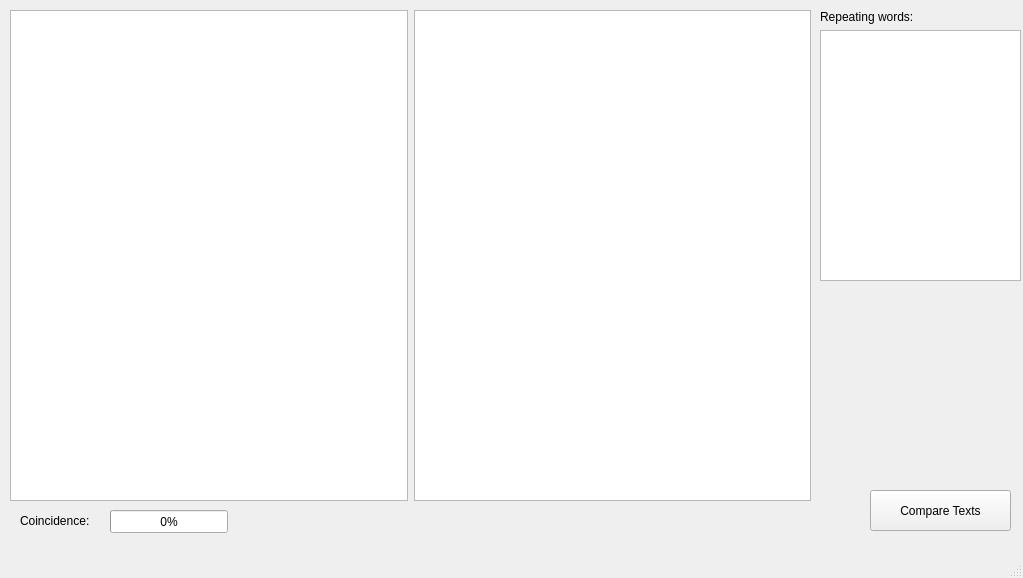
<?xml version="1.0" encoding="UTF-8"?>
<ui version="4.0">
 <class>MainWindow</class>
 <widget class="QMainWindow" name="MainWindow">
  <property name="geometry">
   <rect>
    <x>0</x>
    <y>0</y>
    <width>1023</width>
    <height>578</height>
   </rect>
  </property>
  <property name="windowTitle">
   <string>AntiPlag</string>
  </property>
  <widget class="QWidget" name="centralwidget">
   <widget class="QWidget" name="horizontalLayoutWidget">
    <property name="geometry">
     <rect>
      <x>10</x>
      <y>10</y>
      <width>801</width>
      <height>491</height>
     </rect>
    </property>
    <layout class="QHBoxLayout" name="horizontalLayout">
     <property name="sizeConstraint">
      <enum>QLayout::SetDefaultConstraint</enum>
     </property>
     <item>
      <widget class="QTextEdit" name="textEdit1"/>
     </item>
     <item>
      <widget class="QTextEdit" name="textEdit2"/>
     </item>
    </layout>
   </widget>
   <widget class="QPushButton" name="btCompare">
    <property name="geometry">
     <rect>
      <x>870</x>
      <y>490</y>
      <width>141</width>
      <height>41</height>
     </rect>
    </property>
    <property name="text">
     <string>Compare Texts</string>
    </property>
   </widget>
   <widget class="QLabel" name="txtCdnce">
    <property name="geometry">
     <rect>
      <x>20</x>
      <y>510</y>
      <width>171</width>
      <height>21</height>
     </rect>
    </property>
    <property name="text">
     <string>Coincidence:</string>
    </property>
   </widget>
   <widget class="QProgressBar" name="coincidenceBar">
    <property name="geometry">
     <rect>
      <x>110</x>
      <y>510</y>
      <width>118</width>
      <height>23</height>
     </rect>
    </property>
    <property name="value">
     <number>0</number>
    </property>
   </widget>
   <widget class="QWidget" name="verticalLayoutWidget">
    <property name="geometry">
     <rect>
      <x>820</x>
      <y>10</y>
      <width>201</width>
      <height>271</height>
     </rect>
    </property>
    <layout class="QVBoxLayout" name="verticalLayout">
     <item>
      <widget class="QLabel" name="label">
       <property name="text">
        <string>Repeating words:</string>
       </property>
      </widget>
     </item>
     <item>
      <widget class="QListView" name="listOfWords"/>
     </item>
    </layout>
   </widget>
  </widget>
  <widget class="QMenuBar" name="menubar">
   <property name="geometry">
    <rect>
     <x>0</x>
     <y>0</y>
     <width>1023</width>
     <height>22</height>
    </rect>
   </property>
  </widget>
  <widget class="QStatusBar" name="statusbar"/>
 </widget>
 <resources/>
 <connections/>
</ui>
